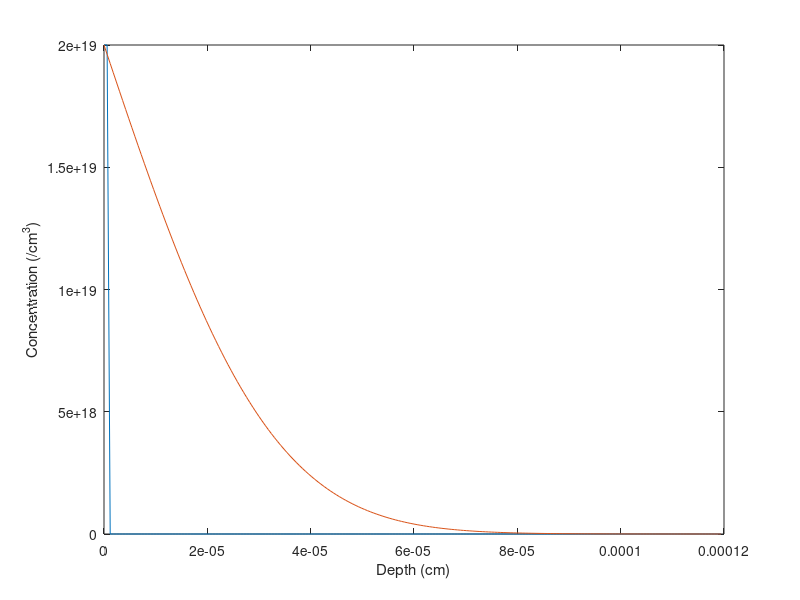

Reproduce this figure in MATLAB.
%% Task 6
C_vector = zeros(1,200);
C_vector(1:2) = 2e19;
D = 1.69e-10;   %cm^2 hr^-1
                %temperature = 1050C, dopant = Boron
dt = 1e-3;      %divides 1 hour into 1000 points
dx = 6e-7;      %chose this number so k < 1/2
k = D*dt/(dx^2);

X_vector = (0:dx:(length(C_vector)*dx)-dx);
    
% semilogy(X_vector, C_vector);
plot(X_vector, C_vector);
xlabel('Depth (cm)');
ylabel('Concentration (/cm^3)');

C_vector(1) = 2e19; %keep the first element constant for constant
hold on
for j = 1:1000
    for i = 2:length(C_vector)-1  % start at 2 because there is no value left of the first element
        C_vector(i) = C_vector(i) + k*(C_vector(i-1) - 2*C_vector(i) + C_vector(i+1));
    end
%    pause(0.005)
%    semilogy(X_vector, C_vector);
%    plot(X_vector, C_vector);
end
plot(X_vector, C_vector);
% semilogy(X_vector, C_vector); 
